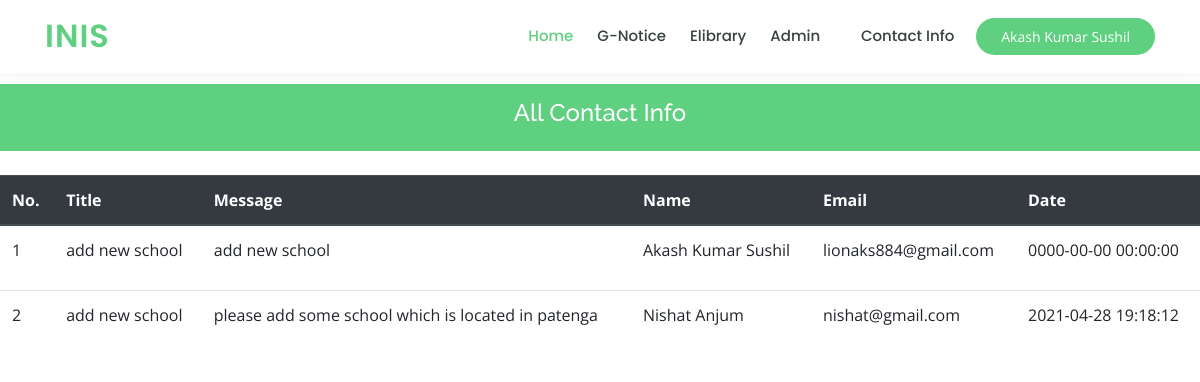
/viewContact.php (signed in), run on the app's committed database.
### tables this page shows
CREATE TABLE `tbcontact` (
  `name` varchar(50) NOT NULL,
  `email` varchar(50) NOT NULL,
  `subject` varchar(500) NOT NULL,
  `message` varchar(500) NOT NULL,
  `dateTime` datetime NOT NULL
);

### viewContact.php (the view, shortened to what this page needs)
<?php
include_once('./config/dbConnection.php');
?>
<!DOCTYPE html>
<html lang="en">
<head>
  <link href="assets/vendor/bootstrap/css/bootstrap.min.css" rel="stylesheet">
  <link href="assets/vendor/icofont/icofont.min.css" rel="stylesheet">
  <link href="assets/vendor/boxicons/css/boxicons.min.css" rel="stylesheet">
  <link href="assets/vendor/remixicon/remixicon.css" rel="stylesheet">
  <link href="assets/vendor/owl.carousel/assets/owl.carousel.min.css" rel="stylesheet">
  <link href="assets/vendor/animate.css/animate.min.css" rel="stylesheet">
  <link href="assets/vendor/aos/aos.css" rel="stylesheet">
  <link href="assets/css/style.css" rel="stylesheet">
</head>
<body>
<header>
  <?php include './navbar.php'; ?>
  </header>
    <div class="breadcrumbs" data-aos="fade-in" >
      <div class="container">
        <h4>All Contact Info</h4>
      </div>
    </div>
    <table class="table" style="margin-bottom: 140px;" height="180px">
    <br />
  <thead class="thead-dark">
    <tr>
      <th scope="col">No.</th>
      <th scope="col">Title</th>
      <th scope="col">Message</th>
      <th scope="col">Name</th>
      <th scope="col">Email</th>
      <th scope="col">Date</th>
    </tr>
  </thead>
  <tbody>
    <?php
     $data=mysqli_query($conn,"SELECT * FROM tbcontact");
     $sum=1;
     while($row = mysqli_fetch_array($data))
      {
        echo "<tr>";
        echo "<td>" ;echo $sum; echo "</td>";
        echo "<td>" ;echo $row["subject"]; echo "</td>";
        echo "<td>" ;echo $row["message"]; echo "</td>";
        echo "<td>" ;echo $row["name"]; echo "</td>";
        echo "<td>" ;echo $row["email"]; echo "</td>";
        echo "<td>" ;echo $row["dateTime"]; echo "</td>";
        echo "</tr>";
        $sum= $sum+1;
      }
    ?>
  </tbody>
</table>
</body>
</html>

### assets/css/style.css (style rules this page uses)
body { font-family: "Open Sans", sans-serif; color: #444444; }
h1, h2, h3, h4, h5, h6 { font-family: "Raleway", sans-serif; }
.breadcrumbs { margin-top: 60px; text-align: center; background: #5fcf80; padding: 15px 0; color: #fff; }

### data on the page
tbcontact: subject "add new school", message "add new school", name "Akash Kumar Sushil", email "lionaks884@gmail.com", dateTime "0000-00-00 00:00:00"
tbcontact: subject "add new school", message "please add some school which is located in patenga", name "Nishat Anjum", email "nishat@gmail.com", dateTime "2021-04-28 19:18:12"

### other printed values
$_SESSION['name'] "Akash Kumar Sushil"
